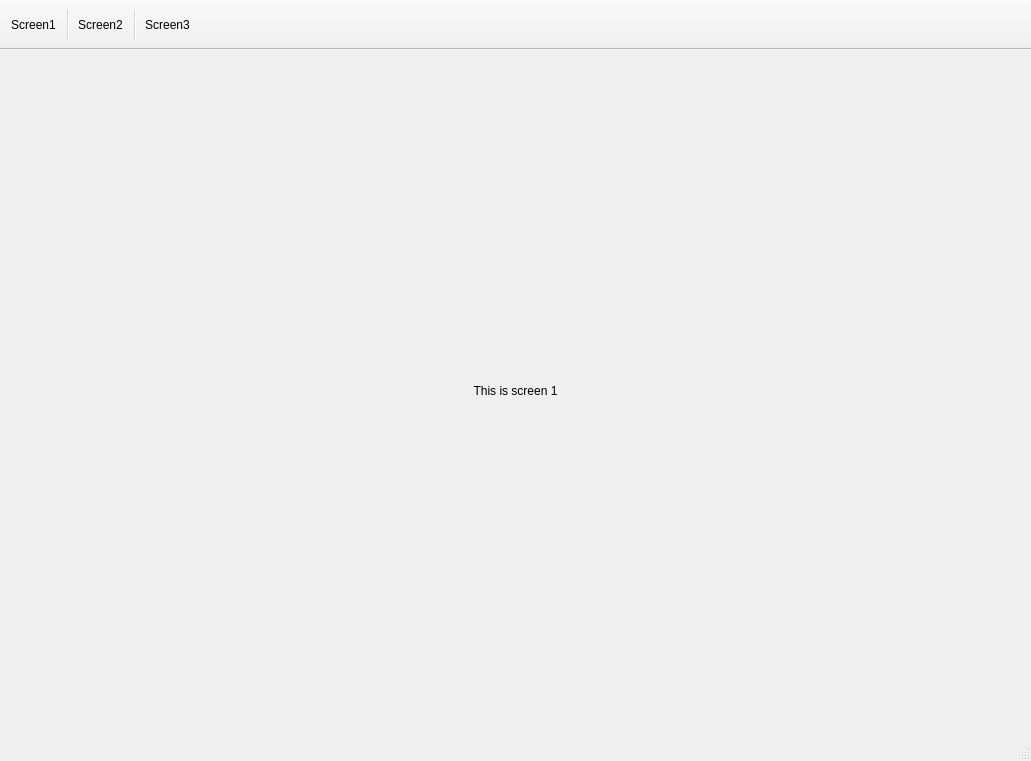
<?xml version="1.0" encoding="UTF-8"?>
<ui version="4.0">
 <class>MainWindow</class>
 <widget class="QMainWindow" name="MainWindow">
  <property name="geometry">
   <rect>
    <x>0</x>
    <y>0</y>
    <width>1031</width>
    <height>761</height>
   </rect>
  </property>
  <property name="windowTitle">
   <string>MainWindow</string>
  </property>
  <widget class="QWidget" name="centralwidget">
   <widget class="QWidget" name="gridLayoutWidget">
    <property name="geometry">
     <rect>
      <x>0</x>
      <y>0</y>
      <width>1031</width>
      <height>681</height>
     </rect>
    </property>
    <layout class="QGridLayout" name="gridLayout">
     <property name="sizeConstraint">
      <enum>QLayout::SetMinAndMaxSize</enum>
     </property>
     <item row="0" column="0">
      <widget class="QLabel" name="label">
       <property name="text">
        <string>This is screen 1</string>
       </property>
       <property name="alignment">
        <set>Qt::AlignCenter</set>
       </property>
      </widget>
     </item>
    </layout>
   </widget>
  </widget>
  <widget class="QStatusBar" name="statusbar"/>
  <widget class="QToolBar" name="toolBar">
   <property name="sizePolicy">
    <sizepolicy hsizetype="Preferred" vsizetype="Fixed">
     <horstretch>0</horstretch>
     <verstretch>50</verstretch>
    </sizepolicy>
   </property>
   <property name="minimumSize">
    <size>
     <width>0</width>
     <height>50</height>
    </size>
   </property>
   <property name="windowTitle">
    <string>toolBar</string>
   </property>
   <property name="movable">
    <bool>false</bool>
   </property>
   <attribute name="toolBarArea">
    <enum>TopToolBarArea</enum>
   </attribute>
   <attribute name="toolBarBreak">
    <bool>false</bool>
   </attribute>
   <addaction name="actionScreen1"/>
   <addaction name="separator"/>
   <addaction name="actionScreen2"/>
   <addaction name="separator"/>
   <addaction name="actionScreen3"/>
  </widget>
  <action name="actionScreen1">
   <property name="text">
    <string>Screen1</string>
   </property>
  </action>
  <action name="actionScreen2">
   <property name="text">
    <string>Screen2</string>
   </property>
  </action>
  <action name="actionScreen3">
   <property name="text">
    <string>Screen3</string>
   </property>
  </action>
 </widget>
 <resources/>
 <connections/>
</ui>
